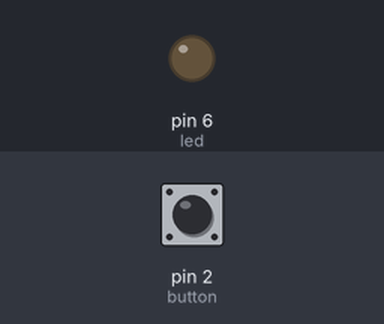
Bench run of a sketch on a simulated Arduino Uno, built with avr-gcc and run on an emulated ATmega328P. On the bench: output pins drawn as LEDs (lit = HIGH). Inputs (shaded band) come from the test bench; at power-on: pin 2 (button) HIGH.

Above: at 1.2 s.
1.3 s: pin 2 (button) pulled LOW for 0.15 s
At 1.37 s:
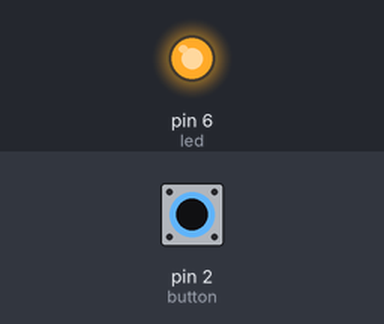
2.9 s: pin 2 (button) pulled LOW for 3.2 s
At 7.1 s:
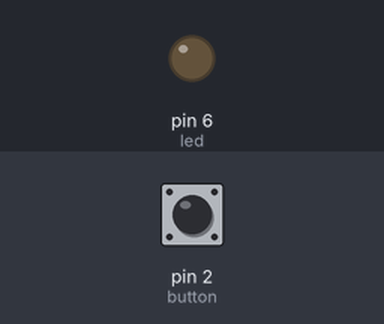
Timing chart, 0 to 8.6 s (numbered marks = the images above; inputs shaded):
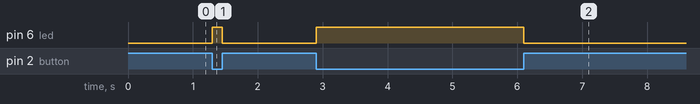

Measured:
- after the input at 1.3 s, pin 6 (led): LOW → HIGH at once, → LOW 0.15 s later
- after the input at 2.9 s, pin 6 (led): LOW → HIGH at once, → LOW 3.2 s later

The sketch:

BT_send_test.ino
```cpp
#include <SoftwareSerial.h>
#include <Servo.h>
#define bt_tx 10
#define bt_rx 11
#define led 6
#define button 2


SoftwareSerial bt = SoftwareSerial(bt_rx, bt_tx);

byte bits;

void setup() {
  pinMode(bt_rx, INPUT);
  pinMode(bt_tx, OUTPUT);
  pinMode(led, OUTPUT);
  pinMode(button, INPUT_PULLUP);
  Serial.begin(9600);
  bt.begin(9600);
}

void loop()
{
  if(digitalRead(button) == LOW)
  {
    digitalWrite(led, HIGH);
    bt.write('9');
  }
  if(digitalRead(button) == HIGH)
  {
    digitalWrite(led, LOW);
    bt.write('0');
  }
}
```
